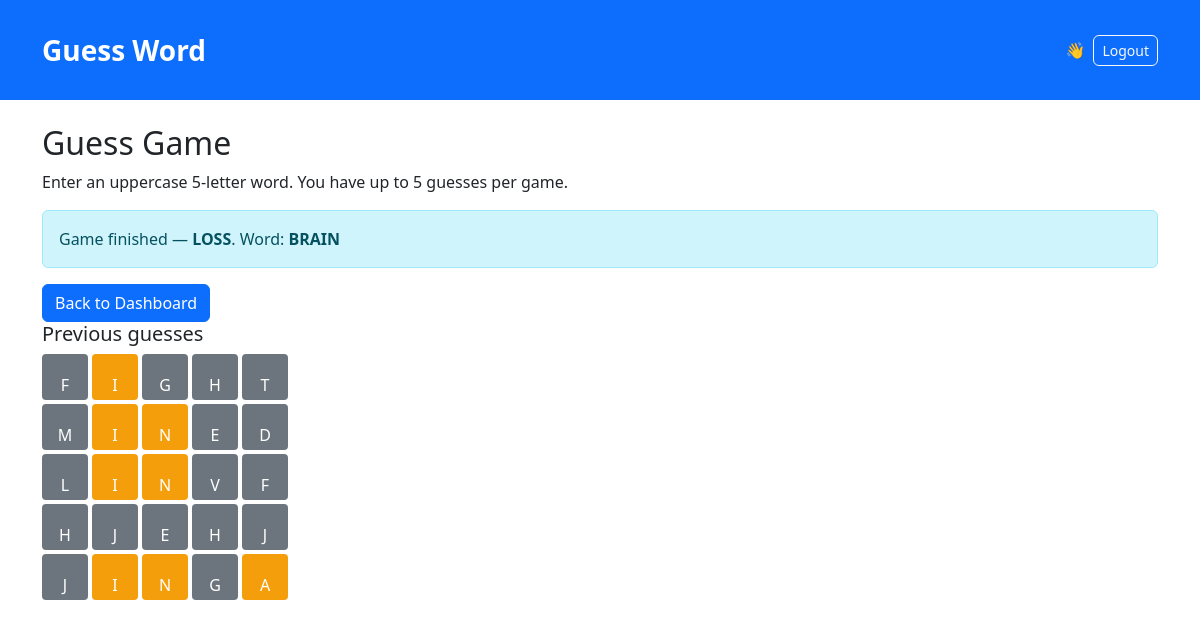
The page /game/12 (signed in) on the database its author committed.
### models.py (models this page shows)
class Game(db.Model):
    id = db.Column(db.Integer, primary_key=True)
    user_id = db.Column(db.Integer, db.ForeignKey("user.id"))
    chosen_word = db.Column(db.String(5))
    date = db.Column(db.Date)
    status = db.Column(db.String(10))  # WIN, LOSS, None
    attempts = db.Column(db.Integer, default=0)

class Guess(db.Model):
    id = db.Column(db.Integer, primary_key=True)
    game_id = db.Column(db.Integer, db.ForeignKey("game.id"), nullable=False)
    guess_word = db.Column(db.String(5), nullable=False)
    attempt_number = db.Column(db.Integer, nullable=False)
    result = db.Column(db.String(5), nullable=False)  # e.g. "GOGXY"
    created_at = db.Column(db.DateTime, default=datetime.utcnow, nullable=False)

### app.py (the view, shortened to what this page needs)
@app.route("/game/<int:game_id>", methods=["GET", "POST"])
@login_required
def view_game(game_id):
    game = Game.query.get_or_404(game_id)
    if game.user_id != current_user.id and not current_user.is_admin():
        flash("Not authorized to view that game.", "danger")
        return redirect(url_for("player_dashboard"))
    guesses = Guess.query.filter_by(game_id=game.id).order_by(Guess.attempt_number).all()
    display = []
    for g in guesses:
        colors = []
        for ch in g.result:
            if ch == "G":
                colors.append("green")
            elif ch == "O":
                colors.append("orange")
            else:
                colors.append("grey")
        display.append({"word": g.guess_word, "colors": colors, "attempt": g.attempt_number})
    for row in display:
        row['zipped'] = list(zip(row['word'], row['colors']))  # Use dictionary keys
    return render_template("game.html", game=game, display=display)

### app.py (called while the page is built)
@login_manager.user_loader
def load_user(user_id):
    try:
        return User.query.get(int(user_id))
    except Exception:
        return None

@app.context_processor
def inject_now():
    return {"current_year": datetime.utcnow().year}

### templates/game.html (shortened to what this page needs)
{% extends "base.html" %}
{% block content %}
<h2>Guess Game</h2>
<p>Enter an uppercase 5-letter word. You have up to 5 guesses per game.</p>
{% if game.status %}
  <div class="alert alert-info">
    Game finished — <strong>{{ game.status }}</strong>. Word: <strong>{{ game.chosen_word }}</strong>
  </div>
  <a class="btn btn-primary" href="{{ url_for('player_dashboard') }}">Back to Dashboard</a>
{% else %}
  <form method="post" class="mb-3">
    <input type="text" name="guess" maxlength="5" class="form-control text-uppercase" placeholder="GUESS" required>
    <button class="btn btn-primary mt-2">Submit Guess</button>
  </form>
{% endif %}
<h5>Previous guesses</h5>
{% if display %}
  {% for row in display %}
    <div class="d-flex mb-1">
      {% for ch, color in row.zipped %}
        {% if color == 'green' %}
          {% set bg = '#198754' %}
        {% elif color == 'orange' %}
          {% set bg = '#f59e0b' %}
        {% else %}
          {% set bg = '#6c757d' %}
        {% endif %}
        <div class="p-2 text-center text-white me-1"
             style="width:46px; height:46px; line-height:46px; border-radius:4px; background-color: {{ bg }};">
          {{ ch }}
        </div>
      {% endfor %}
    </div>
  {% endfor %}
{% else %}
  <p class="text-muted">No guesses yet.</p>
{% endif %}
{% endblock %}

### static/style.css (style rules this page uses)
body { font-family: system-ui, -apple-system, "Segoe UI", Roboto, "Helvetica Neue", Arial; }
.btn { border-radius: 6px; }

### rows shown on the page
Game: status "LOSS", chosen_word "BRAIN"
Guess: zipped "F" "I" "G" "H" "T"
Guess: zipped "M" "I" "N" "E" "D"
Guess: zipped "L" "I" "N" "V" "F"
Guess: zipped "H" "J" "E" "H" "J"
Guess: zipped "J" "I" "N" "G" "A"
